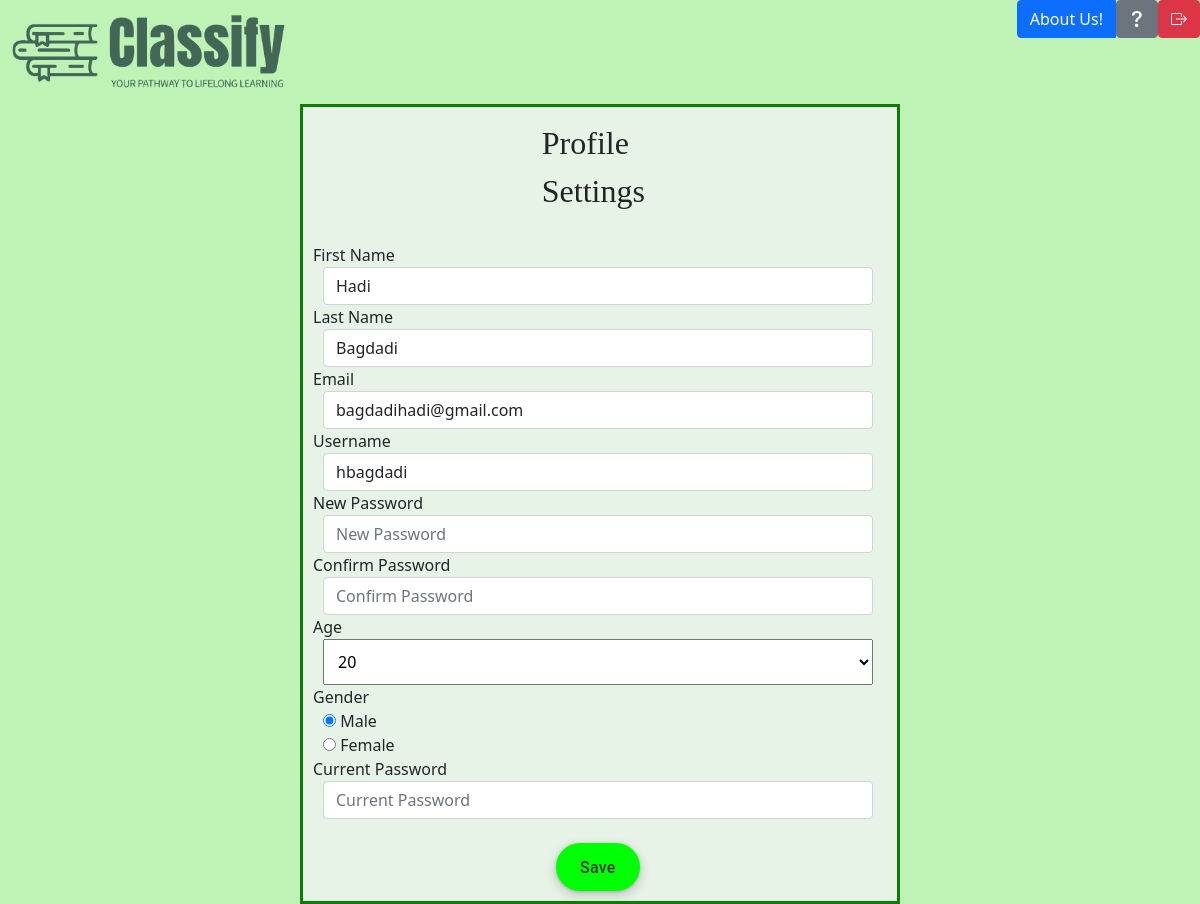
The app's page /student-settings (signed in) with its own data.
### app.py (models this page shows, shortened)
class User(db.Model, UserMixin):
    userID = db.Column(db.Integer, primary_key=True)
    first_name = db.Column(db.String(50), nullable=False)
    last_name = db.Column(db.String(50), nullable=False)
    email = db.Column(db.String(100), unique=True, nullable=False)
    username = db.Column(db.String(50), unique=True, nullable=False)
    password = db.Column(db.String(100), nullable=False)
    age = db.Column(db.Integer, nullable=False)
    gender = db.Column(db.String(10), nullable=False)
    role = db.Column(db.String(20), nullable=False, default='student')
    enrolled_courses = db.relationship('Course', secondary='registration', backref=db.backref('students', lazy='dynamic'))

### app.py (the view)
@app.route('/student-settings')
def studentSettings():
    user_id = session.get('user_id')
    user = User.query.get(user_id)
    return render_template('student-settings.html', user=user)

### app.py (called while the page is built)
@login_manager.user_loader
def load_user(user_id):
    return User.query.get(int(user_id))

### templates/student-settings.html (shortened to what this page needs)
<!DOCTYPE html>
<html lang="en">
  <head>
    <link href="https://cdn.jsdelivr.net/npm/bootstrap@5.0.2/dist/css/bootstrap.min.css" rel="stylesheet">
    <link rel="stylesheet" href="https://cdn.jsdelivr.net/npm/bootstrap-icons@1.5.0/font/bootstrap-icons.css">
    <link href="static/css/styles.css" rel="stylesheet" type="text/css"/>
  </head>
  <body>
    <header>
      <a href="/student-home"><img class="logo" src="../static/images/classifylogoside.png"></a>
  <div class="btn-group">
      <a href="/about-us-student" class="btn btn-primary">About Us!</a>
      <a href="/faq-student"><button type="button" class="btn btn-secondary"><i class="bi-question-lg"></i></button></a>
      <a href="/"><button type="button" class="btn btn-danger"><i class="bi bi-box-arrow-right"></i></button></a>
    </div>
    </header>
    <form class="form-horizontal" method="POST" action="/update-student">
      <fieldset>
        <legend>Profile Settings</legend>
        <div class="form-group">
          <label class="col-md-4 control-label" for="first">First Name</label>
          <div class="col-md-4">
            <input id="first" name="first" type="text" placeholder="First Name" class="form-control" required="" value="{{ user.first_name }}">
          </div>
        </div>
        <div class="form-group">
          <label class="col-md-4 control-label" for="last">Last Name</label>
          <div class="col-md-4">
            <input id="last" name="last" type="text" placeholder="Last Name" class="form-control" required="" value="{{ user.last_name }}">
          </div>
        </div>
        <div class="form-group">
          <label class="col-md-4 control-label" for="email">Email</label>
          <div class="col-md-4">
            <input id="email" name="email" type="text" placeholder="Email" class="form-control" required="" value="{{ user.email }}">
          </div>
        </div>
        <div class="form-group">
          <label class="col-md-4 control-label" for="username">Username</label>
          <div class="col-md-4">
            <input id="username" name="username" type="text" placeholder="Username" class="form-control" required="" value="{{ user.username }}">
          </div>
        </div>
        <div class="form-group">
          <label class="col-md-4 control-label" for="new_password">New Password</label>
          <div class="col-md-4">
              <input id="new_password" name="new_password" type="password" placeholder="New Password" class="form-control">
          </div>
        </div>
        <div class="form-group">
          <label class="col-md-4 control-label" for="confirm_password">Confirm Password</label>
          <div class="col-md-4">
              <input id="confirm_password" name="confirm_password" type="password" placeholder="Confirm Password" class="form-control">
          </div>
        </div>
        <div class="form-group">
          <label class="col-md-4 control-label" for="selectbasic">Age</label>
          <div class="col-md-4">
            <select id="selectbasic" name="selectbasic" class="form-control2">
              {% for age in range(1, 101) %}
                <option value="{{ age }}" {% if user.age == age %}selected{% endif %}>{{ age }}</option>
              {% endfor %}
            </select>
          </div>
        </div>
        <div class="form-group">
          <label class="col-md-4 control-label" for="radios">Gender</label>
          <div class="col-md-4">
            <label class="radio-inline" for="radios-0">
              <input type="radio" name="radios" id="radios-0" value="1" checked="checked">
              Male
            </label>
            <label class="radio-inline" for="radios-1">
              <input type="radio" name="radios" id="radios-1" value="2">
              Female
            </label>
          </div>
        </div>
        <div class="form-group">
          <label class="col-md-4 control-label" for="current_password">Current Password</label>
          <div class="col-md-4">
            <input id="current_password" name="current_password" type="password" placeholder="Current Password" class="form-control" required>
          </div>
        </div>
        <div class="form-group">
          <div class="col-md-4">
              <button id="singlebutton" name="singlebutton" class="button-17" type="submit">Save</button>
          </div>
        </div>
      </fieldset>
    </form>
  </body>
</html>

### static/css/styles.css (style rules this page uses)
.logo { width: 300px; height: auto; padding: 10px; }
form { width: 600px ; margin: 0 auto; border: 3px solid #0c7f02; background-color: #e7f3e6; padding: 10px; }
label { text-align:left; width:100px; }
input { margin-left: 10px; }
.form-control { width:550px; }
.form-control2 { width:550px; margin-left: 10px; padding: 10px; }
body { background-color: #bff3b6; }
legend { width: 190px; padding: 2px; padding-bottom: 20px; margin-left: calc(47% - 35px - 8px); font-family: 'Times New Roman', Times, serif; font-size: xx-large; }
.button-17 { align-items: center; appearance: none; background-color: #00ff04; border-radius: 24px; border-style: none; box-shadow: rgba(0, 0, 0, .2) 0 3px 5px -1px,rgba(0, 0, 0, .14) 0 6px 10px 0,rgba(0, 0, 0, .12) 0 1px 18px 0; box-sizing: border-box; color: hsl(0, 2%, 23%); cursor: pointer; display: inline-flex; fill: currentcolor; font-family: "Google Sans",Roboto,Arial,sans-serif; font-size: 16px; font-weight: 500; height: 48px; justify-content: center; letter-spacing: .25px; line-height: normal; max-width: 100%; overflow: visible; padding: 2px 24px; position: relative; text-align: center; text-transform: none; transition: box-shadow 280ms cubic-bezier(.4, 0, .2, 1),opacity 15ms linear 30ms,transform 270ms cubic-bezier(0, 0, .2, 1) 0ms; user-select: none; -webkit-user-select: none; touch-action: manipulation; width: auto; will-change: transform,opacity; z-index: 0; margin-right: -135px; float: right; }
.button-17:not(:disabled) { box-shadow: rgba(60, 64, 67, .3) 0 1px 3px 0, rgba(60, 64, 67, .15) 0 4px 8px 3px; }
.btn-group { float: right; }

### records on screen
User: first "Hadi", last "Bagdadi", email "bagdadihadi@gmail.com", username "hbagdadi", selectbasic "20"
